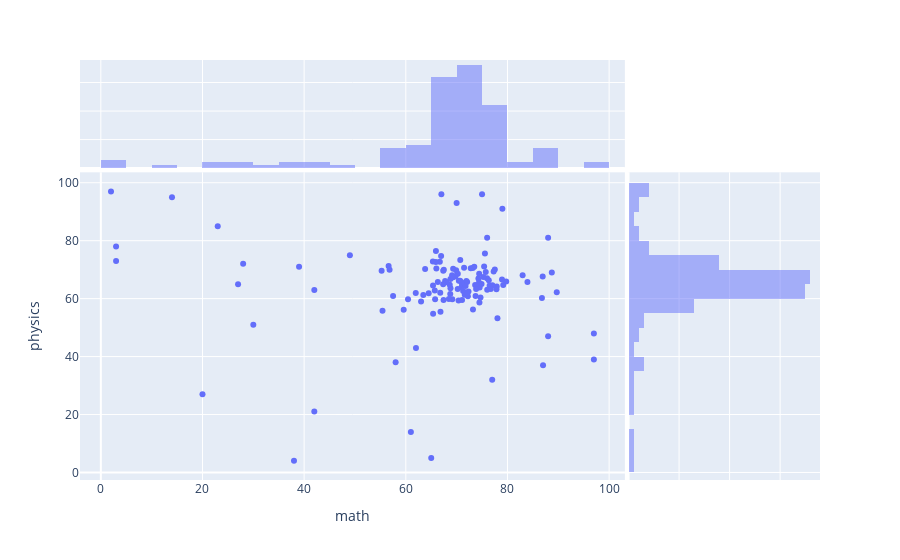

The code cell stored with this chart in its notebook:
### Markdown cell above
### Q2. how many clusters do you think below dataset has?

### Code cell
px.scatter(data_frame=final_data, x='math', y='physics', marginal_x='histogram', marginal_y='histogram')

### Figure 1 — Plotly figure (JSON) as saved in the notebook; plotly's stock layout.template omitted (floating-point values rounded to 4 significant figures; data arrays with more than 128 entries replaced by an {"elided": "..."} marker saying what was removed)
{"data": [{"hovertemplate": "math=%{x}<br>physics=%{y}<extra></extra>", "legendgroup": "", "marker": {"color": "#636efa", "symbol": "circle"}, "mode": "markers", "name": "", "orientation": "v", "showlegend": false, "type": "scatter", "x": {"elided": "130 float values"}, "xaxis": "x", "y": {"elided": "130 float values"}, "yaxis": "y"}, {"alignmentgroup": "True", "bingroup": "x", "hovertemplate": "math=%{x}<br>count=%{y}<extra></extra>", "legendgroup": "", "marker": {"color": "#636efa"}, "name": "", "offsetgroup": "", "opacity": 0.5, "showlegend": false, "type": "histogram", "x": {"elided": "130 float values"}, "xaxis": "x3", "yaxis": "y3"}, {"alignmentgroup": "True", "bingroup": "y", "hovertemplate": "physics=%{y}<br>count=%{x}<extra></extra>", "legendgroup": "", "marker": {"color": "#636efa"}, "name": "", "offsetgroup": "", "opacity": 0.5, "showlegend": false, "type": "histogram", "xaxis": "x2", "y": {"elided": "130 float values"}, "yaxis": "y2"}], "layout": {"barmode": "overlay", "legend": {"tracegroupgap": 0}, "margin": {"t": 60}, "xaxis": {"anchor": "y", "domain": [0, 0.7363], "title": {"text": "math"}}, "xaxis2": {"anchor": "y2", "domain": [0.7413, 1], "matches": "x2", "showgrid": true, "showline": false, "showticklabels": false, "ticks": ""}, "xaxis3": {"anchor": "y3", "domain": [0, 0.7363], "matches": "x", "showgrid": true, "showticklabels": false}, "xaxis4": {"anchor": "y4", "domain": [0.7413, 1], "matches": "x2", "showgrid": true, "showline": false, "showticklabels": false, "ticks": ""}, "yaxis": {"anchor": "x", "domain": [0, 0.7326], "title": {"text": "physics"}}, "yaxis2": {"anchor": "x2", "domain": [0, 0.7326], "matches": "y", "showgrid": true, "showticklabels": false}, "yaxis3": {"anchor": "x3", "domain": [0.7426, 1], "matches": "y3", "showgrid": true, "showline": false, "showticklabels": false, "ticks": ""}, "yaxis4": {"anchor": "x4", "domain": [0.7426, 1], "matches": "y3", "showgrid": true, "showline": false, "showticklabels": false, "ticks": ""}}}
